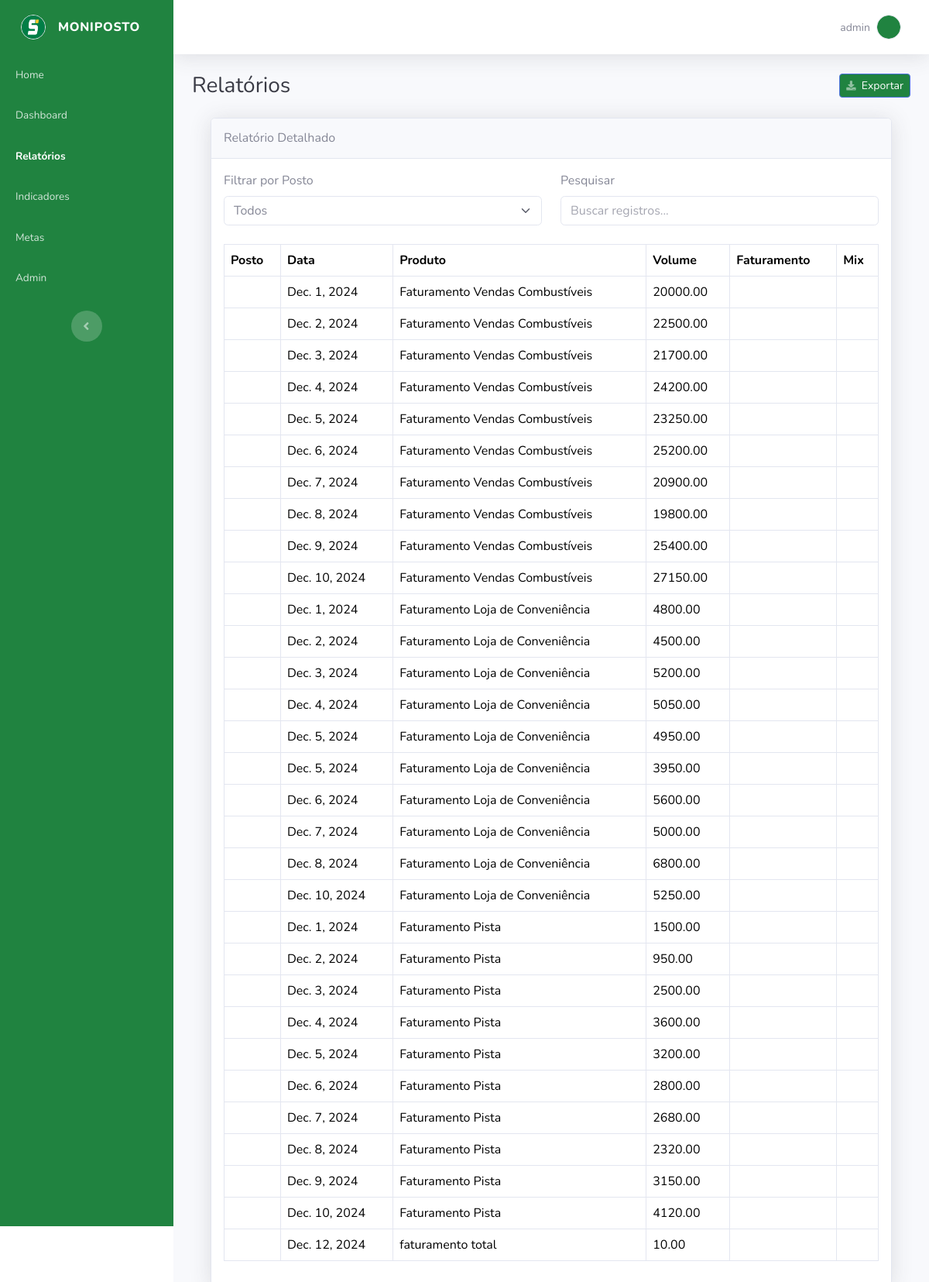
/rel/ (signed in), run on the app's committed database.
### pagina/models.py (models this page shows, shortened)
class CustomUser(AbstractUser):
    telefone = models.CharField(max_length=15, blank=True, null=True)
    endereco = models.CharField(max_length=255, blank=True, null=True)
    groups = models.ManyToManyField(
        Group,
        related_name="customuser_set",  # Adicionar um related_name único
        blank=True
    )
    user_permissions = models.ManyToManyField(
        Permission,
        related_name="customuser_set",  # Adicionar um related_name único
        blank=True
    )

class Registro(models.Model):
    data_coleta = models.DateField()
    valor = models.DecimalField(max_digits=10, decimal_places=2)
    unidade_medida = models.CharField(max_length=50)
    indicador = models.ForeignKey(Indicador, on_delete=models.CASCADE, related_name='registros')
    metas = models.ForeignKey(Metas, on_delete=models.CASCADE, null=True, blank=True, related_name='registros')

class Indicador(models.Model):
    FREQUENCIA_CHOICES = [
        (1, 'Diário'),
        (2, 'Semanal'),
        (3, 'Mensal'),
    ]
    nome_indicador = models.CharField(max_length=100)
    total = models.IntegerField(default=0)
    frequencia = models.IntegerField(default=0)
    unidade_medida = models.CharField(max_length=50)
    descricao = models.TextField(blank=True, null=True)  # Adicione o campo descrição se necessário

### pagina/views.py (the view)
# urls.py: path('rel/', views.rel, name='rel'),
@login_required
def rel(request):
    registros = Registro.objects.all()  # Recupera todos os registros
    return render(request, 'rel.html', {'registros': registros})

### pagina/templates/rel.html (shortened to what this page needs)
<!DOCTYPE html>
<html lang="en" data-bs-theme="light">
<head>
    {% load static %}
    <link rel="stylesheet" href="{% static 'assets/bootstrap/css/bootstrap.min.css' %}">
    <link rel="stylesheet" href="https://use.fontawesome.com/releases/v5.12.0/css/all.css">
    <link rel="stylesheet" href="https://cdnjs.cloudflare.com/ajax/libs/typicons/2.0.9/typicons.min.css">
    <link rel="stylesheet" href="{% static 'assets/css/styles.min.css' %}">
</head>
<body id="page-top">
    <div id="wrapper">
        <nav class="navbar align-items-start sidebar sidebar-dark accordion bg-gradient-primary p-0 navbar-dark" style="--bs-primary: #007E46;--bs-secondary: #0F4A2F;--bs-secondary-rgb: 15,74,47;--bs-success: #5BE3A6;--bs-success-rgb: 91,227,166;--bs-info: #99FFD1;--bs-info-rgb: 153,255,209;--bs-warning: #CCFFE8;--bs-warning-rgb: 204,255,232;--bs-danger: #FFCC29;--bs-danger-rgb: 255,204,41;--bs-light: #FFFFFF;--bs-light-rgb: 255,255,255;--bs-dark: #000000;--bs-dark-rgb: 0,0,0;--bs-body-color: #858796;background: rgb(32,131,64);padding-bottom: 0px;margin-bottom: 78px;">
            <div class="container-fluid d-flex flex-column p-0">
                <a class="navbar-brand d-flex justify-content-center align-items-center sidebar-brand m-0" href="{% url 'home' %}">
                    <img class="border rounded-circle" src="{% static 'assets/img/ativos/logoreduzida.png' %}" width="32" height="32">
                    <div class="sidebar-brand-text mx-3"><span>Moniposto</span></div>
                </a>
                <ul class="navbar-nav text-light" id="accordionSidebar">
                    <li class="nav-item"><a class="nav-link" href="{% url 'home' %}"><span>Home</span></a></li>
                    <li class="nav-item"><a class="nav-link" href="{% url 'dashboard' %}"><span>Dashboard</span></a></li>
                    <li class="nav-item"><a class="nav-link active" href="{% url 'rel' %}"><span>Relatórios</span></a></li>
                    <li class="nav-item"><a class="nav-link" href="{% url 'indicadores' %}"><span>Indicadores</span></a></li>
                    <li class="nav-item"><a class="nav-link" href="{% url 'metas' %}"><span>Metas</span></a></li>
                    <li class="nav-item"><a class="nav-link" href="{% url 'admin' %}"><span>Admin</span></a></li>
                </ul>
                <div class="text-center d-none d-md-inline">
                  <button class="btn rounded-circle border-0" id="sidebarToggle" type="button"></button>
              </div>
            </div>
        </nav>
        <div class="d-flex flex-column" id="content-wrapper">
            <div id="content">
                <nav class="navbar navbar-expand bg-white shadow mb-4 topbar">
                    <div class="container-fluid">
                        <ul class="navbar-nav flex-nowrap ms-auto">
                            <li class="nav-item dropdown no-arrow">
                                <a class="dropdown-toggle nav-link" aria-expanded="false" data-bs-toggle="dropdown" href="#">
                                    <span class="d-none d-lg-inline me-2 text-gray-600 small">{{ request.user.username }}</span>
                                    <img class="border rounded-circle img-profile" src="{% static 'assets/img/avatars/avatar1.png' %}" width="32" height="32">
                                </a>
                            </li>
                        </ul>
                    </div>
                </nav>
                <div class="container-fluid">
                    <div class="d-sm-flex justify-content-between align-items-center mb-4">
                        <h3 class="text-dark mb-0">Relatórios</h3>
                        <a class="btn btn-primary btn-sm d-none d-sm-inline-block" role="button" href="{% url 'export_dashboard' %}"  style="background: rgb(32,131,64);">
                            <i class="fas fa-download fa-sm text-white-50"></i>&nbsp; Exportar
                        </a>
                    </div>
                    <div class="container-fluid">
                        <div class="card shadow">
                            <div class="card-header py-3">
                                <h6 class="m-0 font-weight-bold">Relatório Detalhado</h6>
                            </div>
                            <div class="card-body">
                                <div class="row mb-4">
                                    <div class="col-md-6">
                                        <label for="filter-posto" class="form-label">Filtrar por Posto</label>
                                        <select id="filter-posto" class="form-select">
                                            <option value="">Todos</option>
                                        </select>
                                    </div>
                                    <div class="col-md-6">
                                        <label for="search-table" class="form-label">Pesquisar</label>
                                        <input type="search" id="search-table" class="form-control" placeholder="Buscar registros...">
                                    </div>
                                </div>
                                <div class="table-responsive">
                                    <table class="table table-bordered" id="dataTable">
                                        <thead>
                                            <tr>
                                                <th>Posto</th>
                                                <th>Data</th>
                                                <th>Produto</th>
                                                <th>Volume</th>
                                                <th>Faturamento</th>
                                                <th>Mix</th>
                                            </tr>
                                        </thead>
                                        <tbody>
                                            {% for registro in registros %}
                                            <tr>
                                                <td>{{ registro.posto.nome_posto }}</td>
                                                <td>{{ registro.data_coleta }}</td>
                                                <td>{{ registro.indicador.nome_indicador }}</td>
                                                <td>{{ registro.valor }}</td>
                                                <td>{{ registro.faturamento }}</td>
                                                <td>{{ registro.mix }}</td>
                                            </tr>
                                            {% empty %}
                                            <tr>
                                                <td colspan="6" class="text-center">Nenhum registro encontrado.</td>
                                            </tr>
                                            {% endfor %}
                                        </tbody>
                                    </table>
                                </div>
                            </div>
                        </div>
                    </div>
                </div>
            </div>
        </div>
    </body>
    </html>

### data on the page
CustomUser: user.username "admin"
Registro: data_coleta "Dec. 1, 2024", indicador.nome_indicador "Faturamento Vendas Combustíveis", valor "20000.00"
Registro: data_coleta "Dec. 2, 2024", indicador.nome_indicador "Faturamento Vendas Combustíveis", valor "22500.00"
Registro: data_coleta "Dec. 3, 2024", indicador.nome_indicador "Faturamento Vendas Combustíveis", valor "21700.00"
Registro: data_coleta "Dec. 4, 2024", indicador.nome_indicador "Faturamento Vendas Combustíveis", valor "24200.00"
Registro: data_coleta "Dec. 5, 2024", indicador.nome_indicador "Faturamento Vendas Combustíveis", valor "23250.00"
Registro: data_coleta "Dec. 6, 2024", indicador.nome_indicador "Faturamento Vendas Combustíveis", valor "25200.00"
Registro: data_coleta "Dec. 7, 2024", indicador.nome_indicador "Faturamento Vendas Combustíveis", valor "20900.00"
Registro: data_coleta "Dec. 8, 2024", indicador.nome_indicador "Faturamento Vendas Combustíveis", valor "19800.00"
Registro: data_coleta "Dec. 9, 2024", indicador.nome_indicador "Faturamento Vendas Combustíveis", valor "25400.00"
Registro: data_coleta "Dec. 10, 2024", indicador.nome_indicador "Faturamento Vendas Combustíveis", valor "27150.00"
Registro: data_coleta "Dec. 1, 2024", indicador.nome_indicador "Faturamento Loja de Conveniência", valor "4800.00"
Registro: data_coleta "Dec. 2, 2024", indicador.nome_indicador "Faturamento Loja de Conveniência", valor "4500.00"
Registro: data_coleta "Dec. 3, 2024", indicador.nome_indicador "Faturamento Loja de Conveniência", valor "5200.00"
Registro: data_coleta "Dec. 4, 2024", indicador.nome_indicador "Faturamento Loja de Conveniência", valor "5050.00"
Registro: data_coleta "Dec. 5, 2024", indicador.nome_indicador "Faturamento Loja de Conveniência", valor "4950.00"
Registro: data_coleta "Dec. 5, 2024", indicador.nome_indicador "Faturamento Loja de Conveniência", valor "3950.00"
Registro: data_coleta "Dec. 6, 2024", indicador.nome_indicador "Faturamento Loja de Conveniência", valor "5600.00"
Registro: data_coleta "Dec. 7, 2024", indicador.nome_indicador "Faturamento Loja de Conveniência", valor "5000.00"
Registro: data_coleta "Dec. 8, 2024", indicador.nome_indicador "Faturamento Loja de Conveniência", valor "6800.00"
Registro: data_coleta "Dec. 10, 2024", indicador.nome_indicador "Faturamento Loja de Conveniência", valor "5250.00"
Registro: data_coleta "Dec. 1, 2024", indicador.nome_indicador "Faturamento Pista", valor "1500.00"
Registro: data_coleta "Dec. 2, 2024", indicador.nome_indicador "Faturamento Pista", valor "950.00"
Registro: data_coleta "Dec. 3, 2024", indicador.nome_indicador "Faturamento Pista", valor "2500.00"
Registro: data_coleta "Dec. 4, 2024", indicador.nome_indicador "Faturamento Pista", valor "3600.00"
Registro: data_coleta "Dec. 5, 2024", indicador.nome_indicador "Faturamento Pista", valor "3200.00"
Registro: data_coleta "Dec. 6, 2024", indicador.nome_indicador "Faturamento Pista", valor "2800.00"
Registro: data_coleta "Dec. 7, 2024", indicador.nome_indicador "Faturamento Pista", valor "2680.00"
Registro: data_coleta "Dec. 8, 2024", indicador.nome_indicador "Faturamento Pista", valor "2320.00"
Registro: data_coleta "Dec. 9, 2024", indicador.nome_indicador "Faturamento Pista", valor "3150.00"
Registro: data_coleta "Dec. 10, 2024", indicador.nome_indicador "Faturamento Pista", valor "4120.00"
Registro: data_coleta "Dec. 12, 2024", indicador.nome_indicador "faturamento total", valor "10.00"
